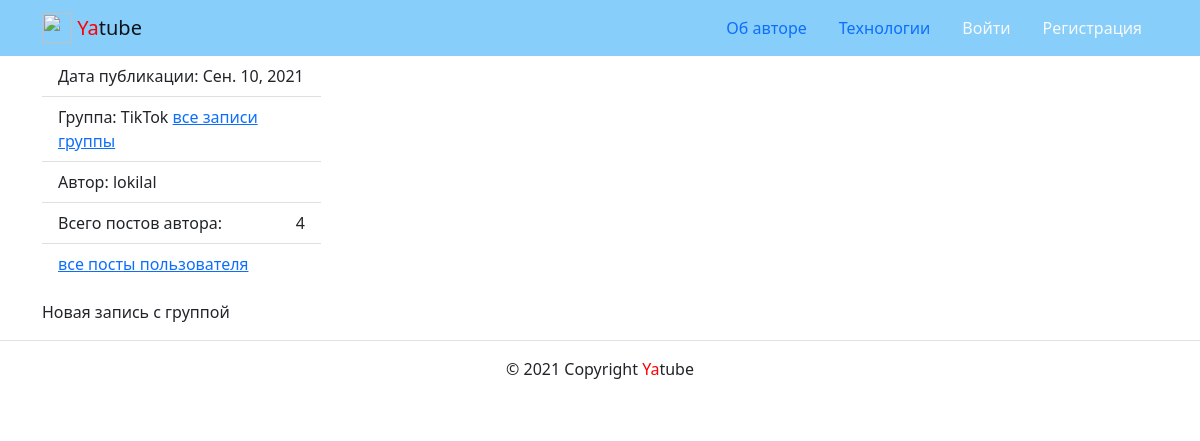
The page /posts/53/ on the database its author committed.
### posts/models.py (models this page shows)
class Post(models.Model):
    text = models.TextField()
    pub_date = models.DateTimeField(auto_now_add=True)
    author = models.ForeignKey(
        User,
        on_delete=models.CASCADE,
        related_name='posts'
    )
    group = models.ForeignKey(
        Group,
        on_delete=models.SET_NULL,
        blank=True, null=True,
        related_name='posts'
    )
    image = models.ImageField(
        'Картинка',
        upload_to='posts/',
        blank=True
    )
    class Meta:
        ordering = ['-pub_date']
        verbose_name = 'Пост'
        verbose_name_plural = 'Посты'
    def __str__(self):
        return self.text[:15]

class Group(models.Model):
    title = models.CharField(max_length=200)
    slug = models.SlugField(unique=True)
    description = models.TextField()
    def __str__(self):
        return self.title

### posts/views.py (the view)
# urls.py: path('posts/<int:post_id>/', views.post_detail, name='post_detail'),
def post_detail(request, post_id):
    post = get_object_or_404(Post, id=post_id)
    context = {
        'post': post
    }
    return render(request, 'posts/post_detail.html', context)

### templates/posts/post_detail.html (shortened to what this page needs)
{% extends 'base.html' %}
{% load thumbnail %}
{% block content %}
<aside class="col-12 col-md-3">
          <ul class="list-group list-group-flush">
            <li class="list-group-item">
              Дата публикации: {{ post.pub_date|date }}
            </li>
              {% if post.group %}
              <li class="list-group-item">
                Группа: {{ post.group }}
                <a href="{% url 'posts:group_list' post.group.slug %}">все записи группы</a>
                  {% endif %}
              </li>
              <li class="list-group-item">
                Автор: {{ post.author }}
              </li>
              <li class="list-group-item d-flex justify-content-between align-items-center">
              Всего постов автора:  <span >{{ post.author.posts.all.count }}</span>
              </li>
            <li class="list-group-item">
              <a href="{% url 'posts:profile' post.author %}">
                все посты пользователя
              </a>
            </li>
          </ul>
        </aside>
        <article class="col-12 col-md-9">
          <p>
            {{ post.text|linebreaks }}
          </p>
        </article>
{% endblock %}

### rows shown on the page
Post: pub_date "Сен. 10, 2021", group "TikTok", author "lokilal", author.posts.all.count "4", text "Новая запись с группой"
